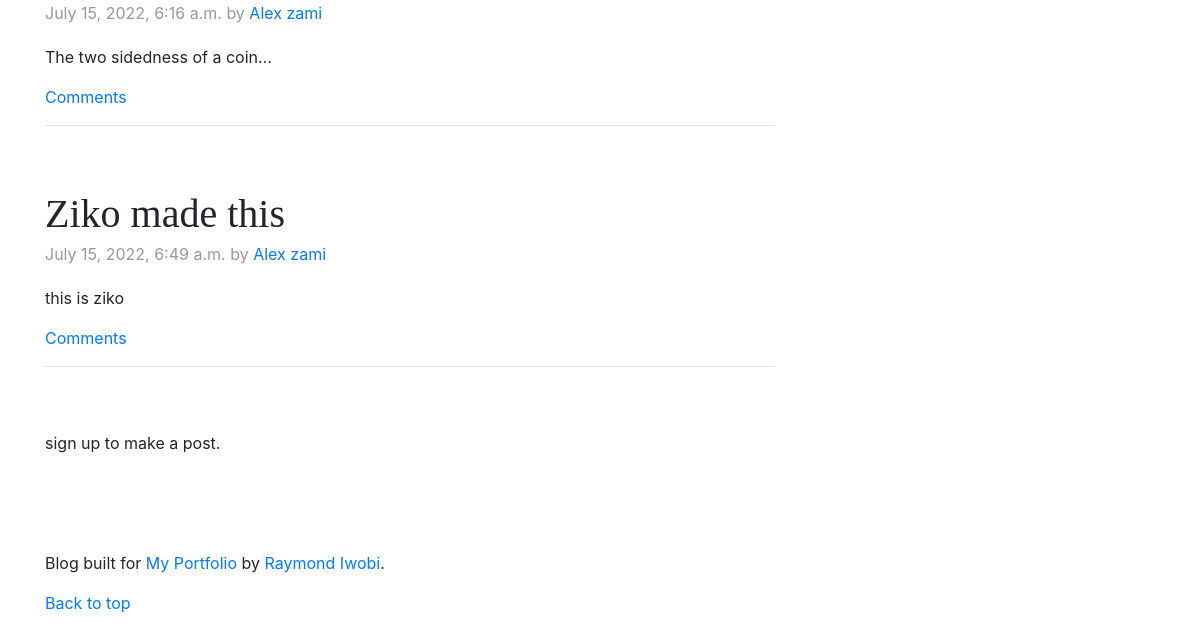
Before: / (lower part) with the older database file.
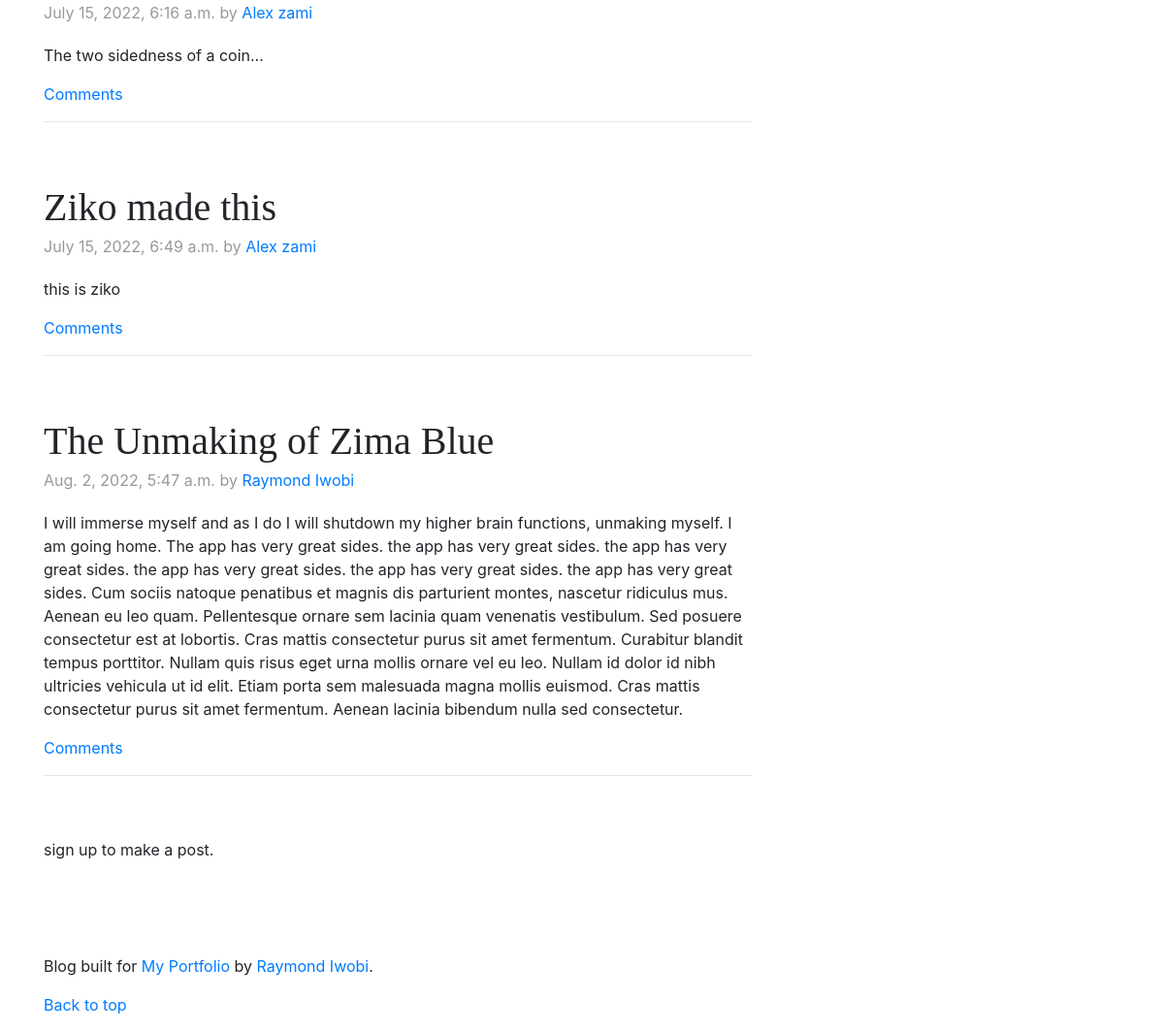
After: the same page with the newer database file.
### accounts/models.py (models this page shows, shortened)
class Blog(models.Model):
    username = models.ForeignKey(User, null=True, on_delete=models.CASCADE)
    author = models.CharField(max_length=30)
    title = models.TextField(max_length=100)
    content = models.TextField()
    created = models.DateTimeField(auto_now_add=True)

### accounts/views.py (the view)
# urls.py: path('', home, name='home'),
def home(request):
    pokemon = Blog.objects.all()
    return render(request, 'accounts/home.html', {'pokemon':pokemon})

### accounts/templates/accounts/home.html (shortened to what this page needs)
{% load static %}
<!doctype html>
<html lang="en">
  <head>
<link href="{% static './assets/css/bootstrap.min.css' %}" rel="stylesheet">
    <link href="{% static 'blog.css' %}" rel="stylesheet">
  </head>
  <body>
<main role="main" class="container">
  <div class="row">
    <div class="col-md-8 blog-main">
       {% for lit in pokemon %}
      <div class="blog-post">
        <h2 class="blog-post-title">{{lit.title}}</h2>
        <p class="blog-post-meta">{{lit.created}} by
          {% if user.is_authenticated %} <a href="{% url 'success' %}">{{lit.author}}</a>
          {% else %} <a href="#">{{lit.author}}</a>
          {% endif %}</p>
        <p>{{lit.content}}</p>
        {% if user.is_authenticated %}
        {% if request.user == superuser %}
        <a href="{% url 'editblog' lit.id %}">Edit Post</a> | <a href="{% url 'deleteblog' lit.id %}">Delete Post</a> | <a href="{% url 'comment' lit.id %}">Comments</a>
        {% else %}
        <a href="{% url 'comments' lit.id %}">Comments</a>
        {% endif %}
        {% else %} <a href="{% url 'comments' lit.id %}">Comments</a>
        {% endif %}
        <hr>
      </div>
      {% endfor %}
      {% if user.is_authenticated %}
      <a href="{% url 'blogger' %}">Write a Post</a>
      {% else %}
      <div>sign up to make a post.</div>
      {% endif %}
    </div>
    <aside class="col-md-4 blog-sidebar">
    </aside>
  </div>
</main>
<br>
<br>
<br>
<br>
<footer id="footer" >
  <div class="container" >
  <p>Blog built for <a href="#">My Portfolio</a> by <a href="#">Raymond Iwobi</a>.</p>
  <p>
    <a href="#">Back to top</a>
  </p>
</div>
</footer>
</body>
</html>

Changed rows visible on the page:
added Blog: title "The Unmaking of Zima Blue", created "Aug. 2, 2022, 5:47 a.m.", author "Raymond Iwobi", content "I will immerse myself and as I do I will shutdown my higher brain functions, unmaking myself. I am going home. The app has very great sides. the app has very great sides. the app has very great sides. the app has very great sides. the app has very great sides. the app has very great sides. Cum sociis natoque penatibus et magnis dis parturient montes, nascetur ridiculus mus. Aenean eu leo quam. Pellentesque ornare sem lacinia quam venenatis vestibulum. Sed posuere consectetur est at lobortis. Cras mattis consectetur purus sit amet fermentum. Curabitur blandit tempus porttitor. Nullam quis risus eget urna mollis ornare vel eu leo. Nullam id dolor id nibh ultricies vehicula ut id elit. Etiam…"
